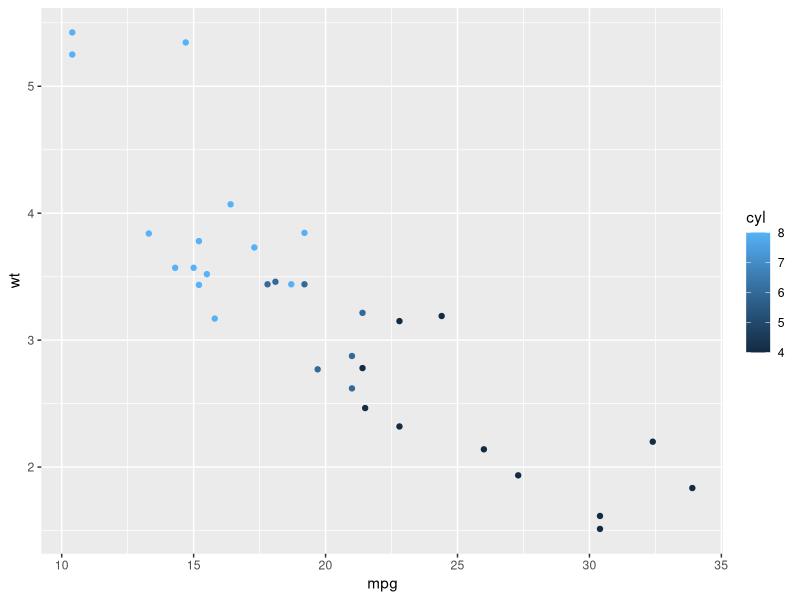
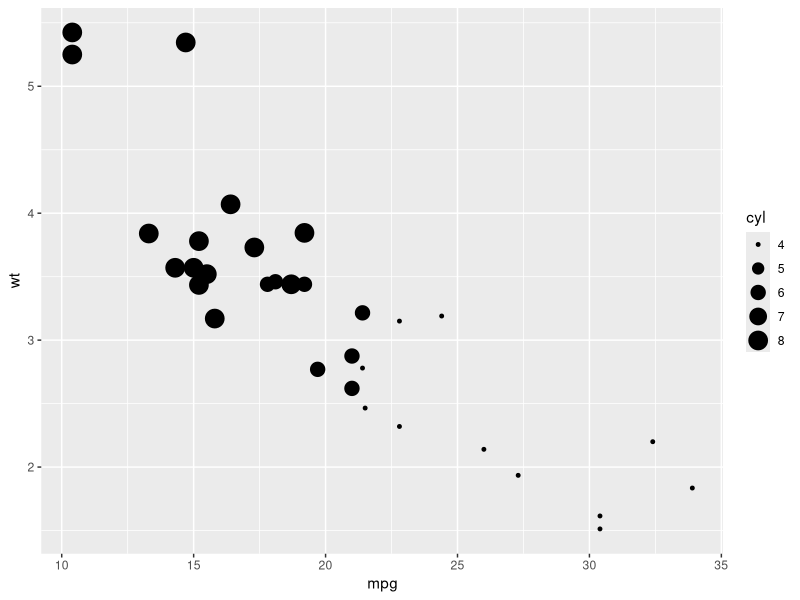
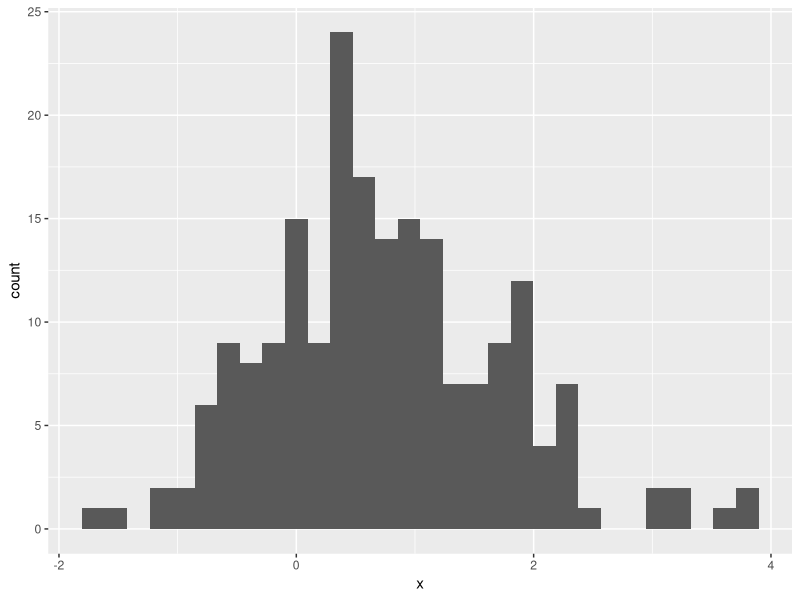
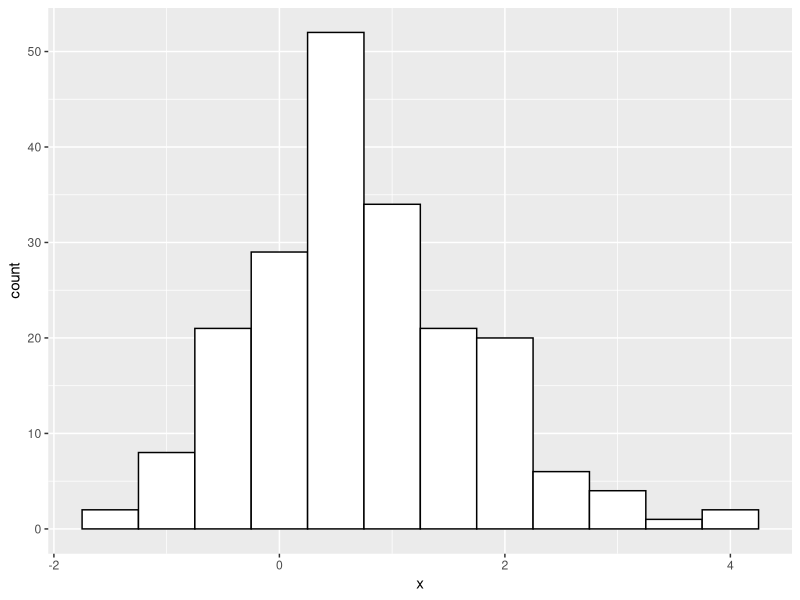
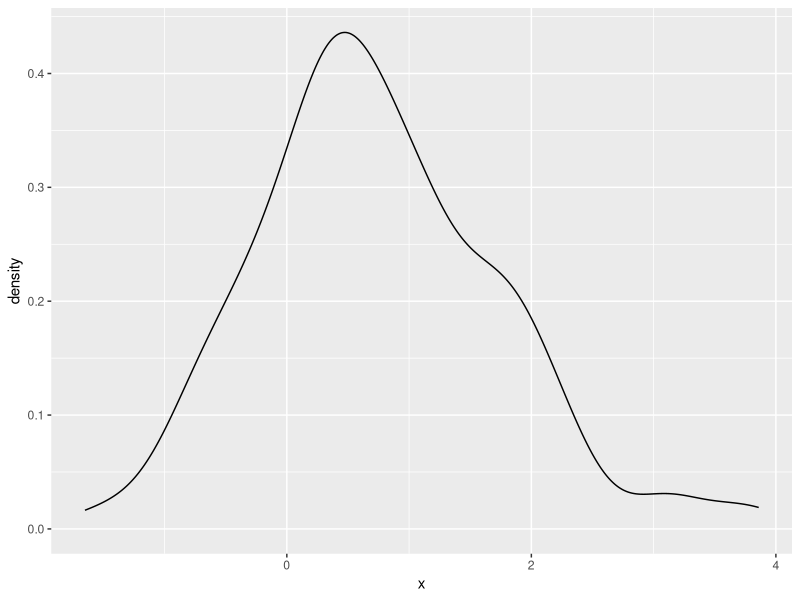
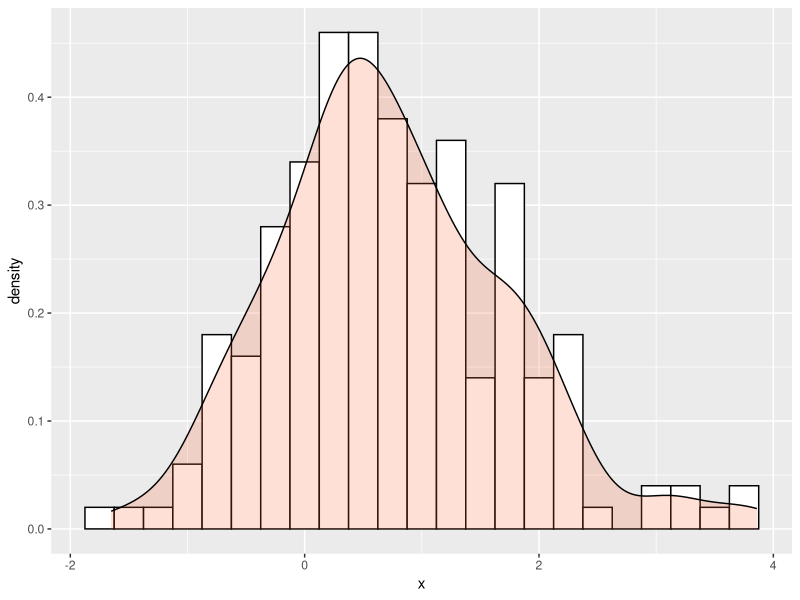
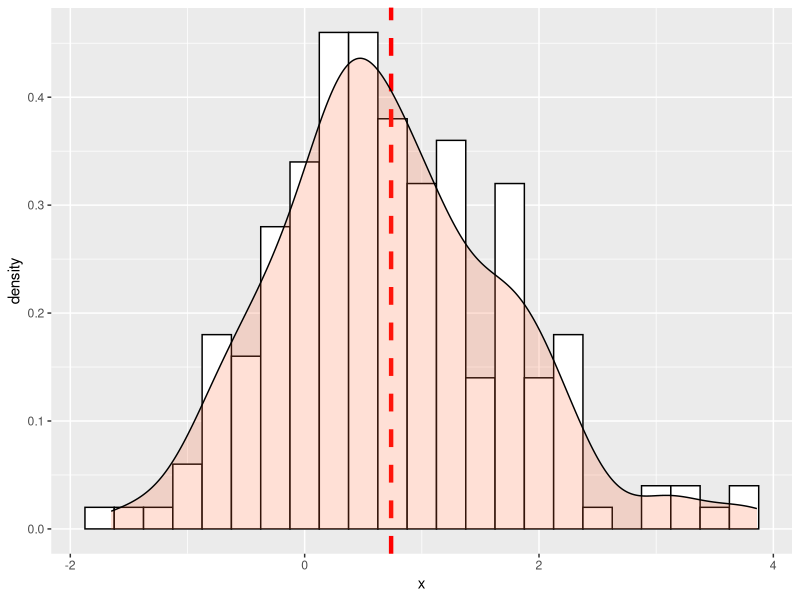
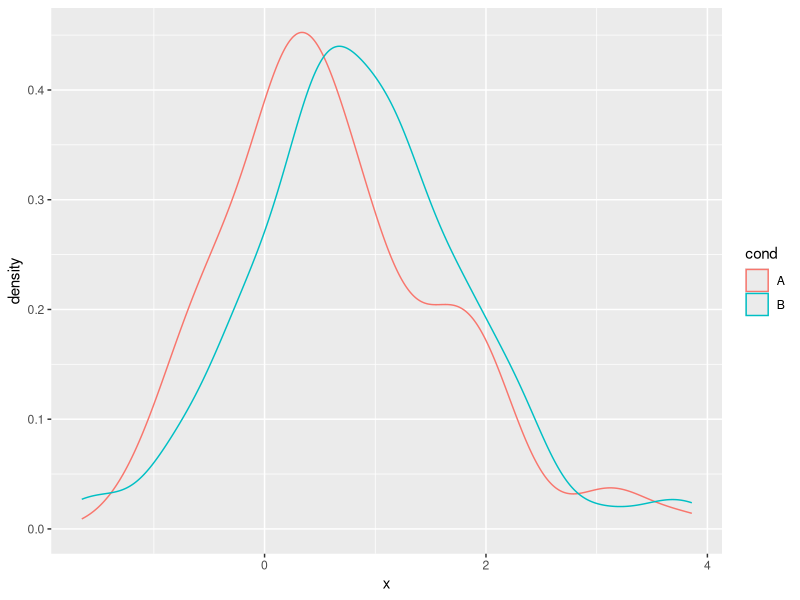

Reproduce these figures in R, in order.
# Advanced Graphics: ggplot2
install.packages("ggplot2")
library("ggplot2")
qplot(mpg,wt,data = mtcars, col = cyl)
qplot(mpg,wt,data = mtcars, size = cyl)

# First Example
x = rnorm(200, mean = 0.8)
cond = sample(c("A","B"), replace = T, 200)
d = data.frame(cond,x)
head(d)

ggplot(d, aes(x)) + geom_histogram()

ggplot(d, aes(x)) +
    geom_histogram(binwidth = 0.5, color = "black", fill = "white")

ggplot(d, aes(x)) + geom_density()



ggplot(d, aes(x)) +
  geom_histogram(aes(y = ..density..), binwidth = 0.25, color = "black", fill = "white") +
  geom_density(alpha = 0.2, fill = "#FF6633")

ggplot(d, aes(x)) +
  geom_histogram(aes(y = ..density..), binwidth = 0.25, color = "black", fill = "white") +
  geom_vline(aes(xintercept = mean(x)), color = "red", size = 1.5, linetype = "dashed") + 
  geom_density(alpha = 0.2, fill = "#FF6633")


ggplot(d, aes(x, color = cond)) + 
  geom_density()

ggplot(d, aes(x, fill = cond)) + 
  geom_density(alpha = 0.5)


# Second Example
x = 1:30 + rnorm(30, sd = 1.5)
y = 1:30 + rnorm(30, sd = 2)

cond = rep(c('A','B'), each = 15)
cond
r = data.frame(x,y,cond)
head(r)
tail(r)

ggplot(r, aes(x,y)) + 
  geom_point(shape = 2, size = 2)

ggplot(r, aes(x,y, color = cond)) + 
  geom_point(shape = 1, size = 2)

ggplot(r, aes(x,y, color = cond)) + 
  geom_point(shape = 1, size = 2) + 
  geom_smooth(method = lm, se = F)

ggplot(r, aes(x,y, color = cond)) + 
  geom_point(shape = 1, size = 2) + 
  geom_smooth(method = loess)

ggplot(r, aes(x,y)) + 
  geom_point(shape = 2, size = 2) + 
  geom_smooth(method = loess)

ggplot(r, aes(x,y)) + 
  geom_point(shape = 2, size = 2) + 
  geom_smooth(method = lm, se = F)

ggplot(r, aes(x,y, col = cond)) + 
  geom_point(shape = 3, size = 3) + 
  geom_smooth(method = lm, se = F)

ggplot(r, aes(x,y, shape = cond)) + geom_point()


# Box plot
ggplot(d, aes(cond, x)) + geom_boxplot()

ggplot(r, aes(cond,x, fill = cond)) + geom_boxplot()

ggplot(r, aes(cond,x, fill = cond)) +
  geom_boxplot() + 
  guides(fill = FALSE) + 
  ggtitle("Box Plot")

# Third Example
sex = c("female", "female", "Male", "Male")
time = c("Lunch","Dinner","Lunch", "Dinner")
total_bill = c(13.53,16.83,16.24,17.42)

d = data.frame(sex, time, total_bill)
d

ggplot(d, aes(x = time, y= total_bill, group = sex)) +
  geom_line() +
  geom_point()
 
ggplot(d, aes(x = time, y= total_bill, group = sex, color = sex)) +
  geom_line() +
  geom_point()

ggplot(d, aes(x = time, y= total_bill, group = sex, shape = sex)) +
  geom_line() +
  geom_point()


ggplot(d, aes(x = time, y= total_bill, group = sex, shape = sex)) +
  geom_line(size = 1.5) +
  geom_point(size = 4, fill = "red") + 
  scale_shape_manual(values = c(23,21))









